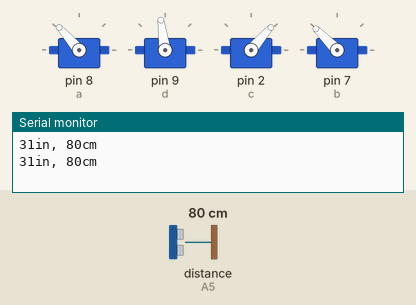
Simulated run of this sketch. Board: Arduino Uno, built with avr-gcc and run on an emulated ATmega328P. Shown: 4 × servo, the last lines printed to the serial monitor. Wiring (inferred from the names in the program): ultrasonic range finder: trigger A4; echo A5. The test bench sets the inputs (shaded band); at power-on: distance to the obstacle (sensor on A5) 80 cm. The echo pulse lasts 58.3 µs per cm.

Above: at 4.7 s.
4.8 s: distance to the obstacle (sensor on A5) set to 23 cm
At 5.55 s:
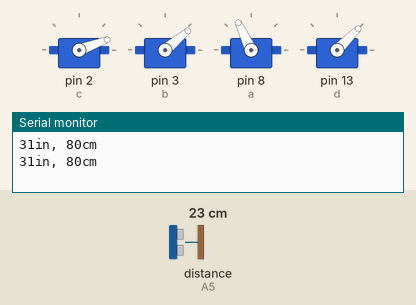
11.1 s: distance to the obstacle (sensor on A5) set to 18 cm
At 13.95 s:
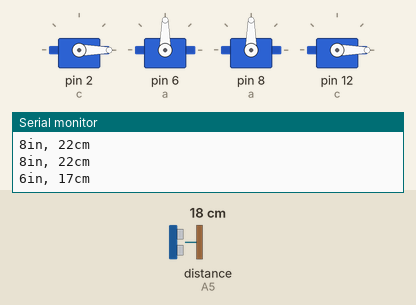
14.8 s: distance to the obstacle (sensor on A5) set to 120 cm
At 15.25 s:
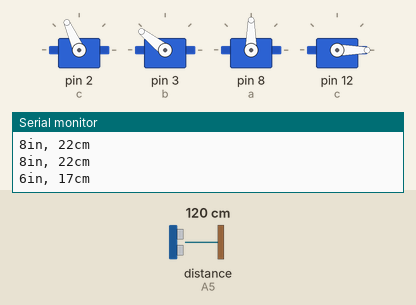
At 19.05 s:
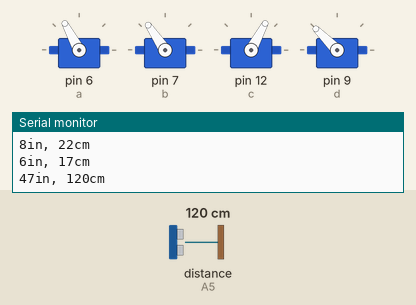
19.8 s: distance to the obstacle (sensor on A5) set to 250 cm
26.1 s: distance to the obstacle (sensor on A5) set to 35 cm
32.4 s: distance to the obstacle (sensor on A5) set to 299 cm
Timing chart, 0 to 57.7 s (numbered marks = the images above; inputs shaded):
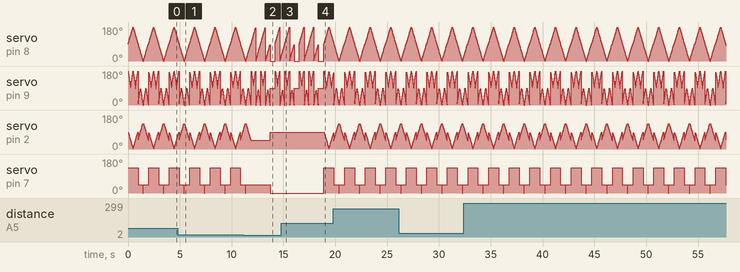

The sketch:

Hermes_Mk__III.ino
```cpp
#include <Servo.h>

const int trigPin = A4;
const int echoPin = A5;
Servo a;
Servo b;
Servo c;
Servo d;
long duration, inches, cm;
void setup(){
  // initialize serial communication:
  Serial.begin(9600);
}
void loop(){
  forward();
  delay(10);
  scan();
  delay(10);
  if(cm < 20){
    for(int a = 0; cm < 20; a ++){
      right();
      right();
      right();
      scan();
      delay(50);
    }
  }
}

void scan(){

  // establish variables for duration of the ping,
  // and the distance result in inches and centimeters:

  // The sensor is triggered by a HIGH pulse of 10 or more microseconds.
  // Give a short LOW pulse beforehand to ensure a clean HIGH pulse:
  pinMode(trigPin, OUTPUT);
  digitalWrite(trigPin, LOW);
  delayMicroseconds(2);
  digitalWrite(trigPin, HIGH);
  delayMicroseconds(10);
  digitalWrite(trigPin, LOW);

  // Read the signal from the sensor: a HIGH pulse whose
  // duration is the time (in microseconds) from the sending
  // of the ping to the reception of its echo off of an object.
  pinMode(echoPin, INPUT);
  duration = pulseIn(echoPin, HIGH);

  // convert the time into a distance
  inches = microsecondsToInches(duration);
  cm = microsecondsToCentimeters(duration);

  Serial.print(inches);
  Serial.print("in, ");
  Serial.print(cm);
  Serial.print("cm");
  Serial.println();
}

void forward(){
  a.attach(6);
  b.attach(7);
  c.attach(12);
  d.attach(9);
  for(int x = 0; x < 90; x ++){
    a.write(90 + x);
    b.write(90 + abs(2*x - 90));
    c.write(90 - x);
    d.write(135);
    delay(5);
  }
  a.detach();
  b.detach();
  c.detach();
  d.detach();
  a.attach(8);
  b.attach(9);
  c.attach(2);
  d.attach(7);
  for(int x = 0; x < 90; x ++){
    a.write(180 - x);
    b.write(90 + abs(2*x - 90));
    c.write(x);
    d.write(135);
    delay(5);
  }
  a.detach();
  b.detach();
  c.detach();
  d.detach();
  a.attach(2);
  b.attach(3);
  c.attach(8);
  d.attach(13);
  for(int x = 0; x < 90; x ++){
    a.write(90 - x);
    b.write(90 - abs(2*x - 90));
    c.write(45 + x);
    d.write(45);
    delay(5);
  }
  for(int y = 0; y < 10; y ++){
    d.write(0);
    delay(5);
  }
  a.detach();
  b.detach();
  c.detach();
  d.detach();
  a.attach(12);
  b.attach(13);
  c.attach(6);
  d.attach(3);
  for(int x = 0; x < 90; x ++){
    a.write(x);
    b.write(90 - abs(2*x - 90));
    c.write(135 - x);
    d.write(45);
    delay(5);
  }
  a.detach();
  b.detach();
  c.detach();
  d.detach();
}

void right(){
  a.attach(6);
  b.attach(7);
  for(int x = 0; x < 90; x ++){
    a.write(90 + x);
    b.write(100 + abs(90 - 2*x));
    delay(5);
  }
  a.detach();
  b.detach();
  a.attach(2);
  b.attach(3);
  for(int x = 0; x < 90; x ++){
    a.write(x);
    b.write(80 - abs(90 - 2*x));
    delay(5);
  }
  a.detach();
  b.detach();
  a.attach(8);
  b.attach(9);
  for(int x = 0; x < 90; x ++){
    a.write(90 + x);
    b.write(100 + abs(90 - 2*x));
    delay(5);
  }
  a.detach();
  b.detach();
  a.attach(12);
  b.attach(13);
  for(int x = 0; x < 90; x ++){
    a.write(x);
    b.write(80 - abs(90 - 2*x));
    delay(5);
  }
  a.detach();
  b.detach();
  a.attach(2);
  b.attach(6);
  c.attach(8);
  d.attach(12);
  for(int y = 0; y < 90; y ++){
    a.write(0);
    b.write(90);
    c.write(90);
    d.write(0);
    delay(5);
  }
  a.detach();
  b.detach();
  c.detach();
  d.detach();
}

void left(){
  a.attach(2);
  b.attach(3);
  for(int x = 0; x < 90; x ++){
    a.write(90 - x);
    b.write(80 - abs(90 - 2*x));
    delay(5);
  }
  a.detach();
  b.detach();
  a.attach(6);
  b.attach(7);
  for(int x = 0; x < 90; x ++){
    a.write(180 - x);
    b.write(100 + abs(90 - 2*x));
    delay(5);
  }
  a.detach();
  b.detach();
  a.attach(12);
  b.attach(13);
  for(int x = 0; x < 90; x ++){
    a.write(90 - x);
    b.write(80 - abs(90 - 2*x));
    delay(5);
  }
  a.detach();
  b.detach();
  a.attach(8);
  b.attach(9);
  for(int x = 0; x < 90; x ++){
    a.write(180 - x);
    b.write(100 + abs(90 - 2*x));
    delay(5);
  }
  a.detach();
  b.detach();
  a.attach(2);
  b.attach(6);
  c.attach(8);
  d.attach(12);
  for(int y = 0; y < 90; y ++){
    a.write(90);
    b.write(180);
    c.write(180);
    d.write(90);
    delay(5);
  }
  a.detach();
  b.detach();
  c.detach();
  d.detach();
}

long microsecondsToInches(long microseconds)
{
  // According to Parallax's datasheet for the PING))), there are
  // 73.746 microseconds per inch (i.e. sound travels at 1130 feet per
  // second).  This gives the distance travelled by the ping, outbound
  // and return, so we divide by 2 to get the distance of the obstacle.
  // See: http://www.parallax.com/dl/docs/prod/acc/28015-PING-v1.3.pdf
  return microseconds / 74 / 2;
}

long microsecondsToCentimeters(long microseconds)
{
  // The speed of sound is 340 m/s or 29 microseconds per centimeter.
  // The ping travels out and back, so to find the distance of the
  // object we take half of the distance travelled.
  return microseconds / 29 / 2;
}
```

Measured:
- the behaviour switches between 21 and 20 cm on distance to the obstacle (sensor on A5) (found by bisection; images 1 and 2)
- after the input at 14.8 s, servo on pin 7 (b): 0° → 135° after 4.1 s
- by itself, servo on pin 9 (d): moves between 0° and 178°, repeating every 2.0 s
- by itself, servo on pin 7 (b): repeats every 2.0 s: 0° 0.05 s, 45° 0.51 s, 135° 0.95 s, 45° 0.46 s
